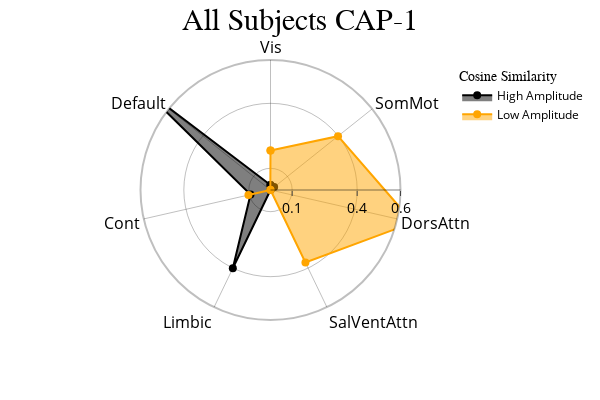
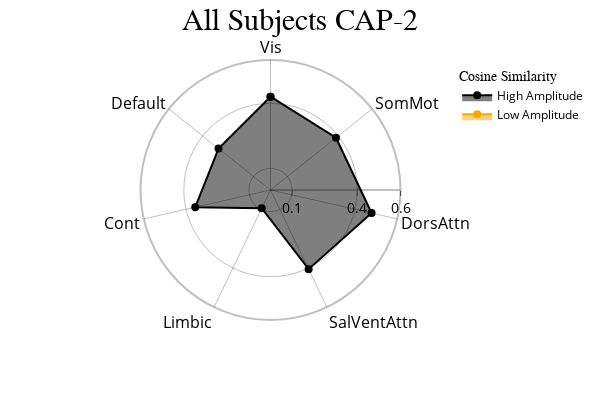
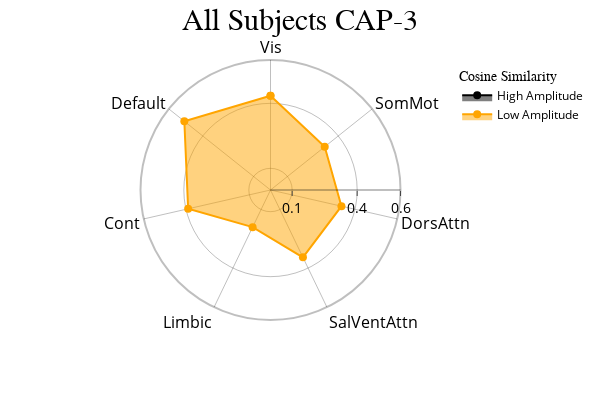

Notebook code cell kept with these figures, in order:
### Markdown cell above
<font size="6">CAPs to Radar Plots </font>

 <font size="3">Radar plots showing the cosine similarity between each network and the positive ("High Amplitude") and negative ("Low Amplitude") activations in each CAP. Since this function assumes that the matrix subjected to kmeans clustering was standardized, "High Amplitude" represents values above the mean (0) and "Low Amplitude" represents values below the mean (0). During calculation of the "Low Amplitude" cosine similarity, the inverse is computed to turn this similarity positive for visualization purposes.</font>

### Code cell
radialaxis = {
    "showline": True,
    "linewidth": 2,
    "linecolor": "rgba(0, 0, 0, 0.25)",
    "gridcolor": "rgba(0, 0, 0, 0.25)",
    "ticks": "outside",
    "tickfont": {"size": 14, "color": "black"},
    "range": [0, 0.6],
    "tickvals": [0.1, "", "", 0.4, "", "", 0.6],
}

legend = {
    "yanchor": "top",
    "y": 0.99,
    "x": 0.99,
    "title_font_family": "Times New Roman",
    "font": {"size": 12, "color": "black"},
}

colors = {"High Amplitude": "black", "Low Amplitude": "orange"}

plot_kwargs = PlotDefaults.caps2radar()
plot_kwargs.update(
    dict(
        radialaxis=radialaxis,
        height=400,
        width=600,
        color_discrete_map=colors,
        legend=legend,
    )
)

cap_analysis.caps2radar(**plot_kwargs)

### Figure 1 — Plotly figure (JSON) as saved in the notebook; plotly's stock layout.template omitted (floating-point values rounded to 4 significant figures)
{"data": [{"fill": "toself", "hovertemplate": "color=High Amplitude<br>r=%{r}<br>Regions=%{theta}<extra></extra>", "legendgroup": "High Amplitude", "line": {"color": "black", "dash": "solid"}, "marker": {"size": 8, "symbol": "circle"}, "mode": "markers+lines", "name": "High Amplitude", "r": [0.02315, 0.02139, 0.0, 0.0, 0.4008, 0.09455, 0.7717, 0.02315], "showlegend": true, "subplot": "polar", "theta": ["Vis", "SomMot", "DorsAttn", "SalVentAttn", "Limbic", "Cont", "Default", "Vis"], "type": "scatterpolar"}, {"fill": "toself", "hovertemplate": "color=Low Amplitude<br>r=%{r}<br>Regions=%{theta}<extra></extra>", "legendgroup": "Low Amplitude", "line": {"color": "orange", "dash": "solid"}, "marker": {"size": 8, "symbol": "circle"}, "mode": "markers+lines", "name": "Low Amplitude", "r": [0.1819, 0.3986, 0.6752, 0.3715, 0.0, 0.1045, 0.0009637, 0.1819], "showlegend": true, "subplot": "polar", "theta": ["Vis", "SomMot", "DorsAttn", "SalVentAttn", "Limbic", "Cont", "Default", "Vis"], "type": "scatterpolar"}], "layout": {"height": 400, "legend": {"font": {"color": "black", "size": 12}, "title": {"font": {"family": "Times New Roman"}, "text": "Cosine Similarity"}, "tracegroupgap": 0, "x": 0.99, "y": 0.99, "yanchor": "top"}, "margin": {"t": 60}, "polar": {"angularaxis": {"categoryarray": ["Vis", "SomMot", "DorsAttn", "SalVentAttn", "Limbic", "Cont", "Default", "Vis", "SomMot", "DorsAttn", "SalVentAttn", "Limbic", "Cont", "Default"], "categoryorder": "array", "direction": "clockwise", "gridcolor": "rgba(0, 0, 0, 0.25)", "linecolor": "rgba(0, 0, 0, 0.25)", "linewidth": 2, "rotation": 90, "showline": true, "tickfont": {"color": "black", "size": 16}}, "bgcolor": "white", "domain": {"x": [0, 1], "y": [0, 1]}, "radialaxis": {"gridcolor": "rgba(0, 0, 0, 0.25)", "linecolor": "rgba(0, 0, 0, 0.25)", "linewidth": 2, "range": [0, 0.6], "showline": true, "tickfont": {"color": "black", "size": 14}, "ticks": "outside", "tickvals": [0.1, "", "", 0.4, "", "", 0.6]}}, "showlegend": true, "title": {"font": {"color": "black", "family": "Times New Roman", "size": 30}, "text": "All Subjects CAP-1", "x": 0.5}, "width": 600}}

### Figure 2 — Plotly figure (JSON) as saved in the notebook; plotly's stock layout.template omitted (floating-point values rounded to 4 significant figures)
{"data": [{"fill": "toself", "hovertemplate": "color=High Amplitude<br>r=%{r}<br>Regions=%{theta}<extra></extra>", "legendgroup": "High Amplitude", "line": {"color": "black", "dash": "solid"}, "marker": {"size": 8, "symbol": "circle"}, "mode": "markers+lines", "name": "High Amplitude", "r": [0.4306, 0.3867, 0.4786, 0.4055, 0.0935, 0.3564, 0.3068, 0.4306], "showlegend": true, "subplot": "polar", "theta": ["Vis", "SomMot", "DorsAttn", "SalVentAttn", "Limbic", "Cont", "Default", "Vis"], "type": "scatterpolar"}, {"fill": "toself", "hovertemplate": "color=Low Amplitude<br>r=%{r}<br>Regions=%{theta}<extra></extra>", "legendgroup": "Low Amplitude", "line": {"color": "orange", "dash": "solid"}, "marker": {"size": 8, "symbol": "circle"}, "mode": "markers+lines", "name": "Low Amplitude", "r": [NaN, NaN, NaN, NaN, NaN, NaN, NaN, NaN], "showlegend": true, "subplot": "polar", "theta": ["Vis", "SomMot", "DorsAttn", "SalVentAttn", "Limbic", "Cont", "Default", "Vis"], "type": "scatterpolar"}], "layout": {"height": 400, "legend": {"font": {"color": "black", "size": 12}, "title": {"font": {"family": "Times New Roman"}, "text": "Cosine Similarity"}, "tracegroupgap": 0, "x": 0.99, "y": 0.99, "yanchor": "top"}, "margin": {"t": 60}, "polar": {"angularaxis": {"categoryarray": ["Vis", "SomMot", "DorsAttn", "SalVentAttn", "Limbic", "Cont", "Default", "Vis", "SomMot", "DorsAttn", "SalVentAttn", "Limbic", "Cont", "Default"], "categoryorder": "array", "direction": "clockwise", "gridcolor": "rgba(0, 0, 0, 0.25)", "linecolor": "rgba(0, 0, 0, 0.25)", "linewidth": 2, "rotation": 90, "showline": true, "tickfont": {"color": "black", "size": 16}}, "bgcolor": "white", "domain": {"x": [0, 1], "y": [0, 1]}, "radialaxis": {"gridcolor": "rgba(0, 0, 0, 0.25)", "linecolor": "rgba(0, 0, 0, 0.25)", "linewidth": 2, "range": [0, 0.6], "showline": true, "tickfont": {"color": "black", "size": 14}, "ticks": "outside", "tickvals": [0.1, "", "", 0.4, "", "", 0.6]}}, "showlegend": true, "title": {"font": {"color": "black", "family": "Times New Roman", "size": 30}, "text": "All Subjects CAP-2", "x": 0.5}, "width": 600}}

### Figure 3 — Plotly figure (JSON) as saved in the notebook; plotly's stock layout.template omitted (floating-point values rounded to 4 significant figures)
{"data": [{"fill": "toself", "hovertemplate": "color=High Amplitude<br>r=%{r}<br>Regions=%{theta}<extra></extra>", "legendgroup": "High Amplitude", "line": {"color": "black", "dash": "solid"}, "marker": {"size": 8, "symbol": "circle"}, "mode": "markers+lines", "name": "High Amplitude", "r": [NaN, NaN, NaN, NaN, NaN, NaN, NaN, NaN], "showlegend": true, "subplot": "polar", "theta": ["Vis", "SomMot", "DorsAttn", "SalVentAttn", "Limbic", "Cont", "Default", "Vis"], "type": "scatterpolar"}, {"fill": "toself", "hovertemplate": "color=Low Amplitude<br>r=%{r}<br>Regions=%{theta}<extra></extra>", "legendgroup": "Low Amplitude", "line": {"color": "orange", "dash": "solid"}, "marker": {"size": 8, "symbol": "circle"}, "mode": "markers+lines", "name": "Low Amplitude", "r": [0.4351, 0.3201, 0.3359, 0.3449, 0.1902, 0.3899, 0.5086, 0.4351], "showlegend": true, "subplot": "polar", "theta": ["Vis", "SomMot", "DorsAttn", "SalVentAttn", "Limbic", "Cont", "Default", "Vis"], "type": "scatterpolar"}], "layout": {"height": 400, "legend": {"font": {"color": "black", "size": 12}, "title": {"font": {"family": "Times New Roman"}, "text": "Cosine Similarity"}, "tracegroupgap": 0, "x": 0.99, "y": 0.99, "yanchor": "top"}, "margin": {"t": 60}, "polar": {"angularaxis": {"categoryarray": ["Vis", "SomMot", "DorsAttn", "SalVentAttn", "Limbic", "Cont", "Default", "Vis", "SomMot", "DorsAttn", "SalVentAttn", "Limbic", "Cont", "Default"], "categoryorder": "array", "direction": "clockwise", "gridcolor": "rgba(0, 0, 0, 0.25)", "linecolor": "rgba(0, 0, 0, 0.25)", "linewidth": 2, "rotation": 90, "showline": true, "tickfont": {"color": "black", "size": 16}}, "bgcolor": "white", "domain": {"x": [0, 1], "y": [0, 1]}, "radialaxis": {"gridcolor": "rgba(0, 0, 0, 0.25)", "linecolor": "rgba(0, 0, 0, 0.25)", "linewidth": 2, "range": [0, 0.6], "showline": true, "tickfont": {"color": "black", "size": 14}, "ticks": "outside", "tickvals": [0.1, "", "", 0.4, "", "", 0.6]}}, "showlegend": true, "title": {"font": {"color": "black", "family": "Times New Roman", "size": 30}, "text": "All Subjects CAP-3", "x": 0.5}, "width": 600}}
